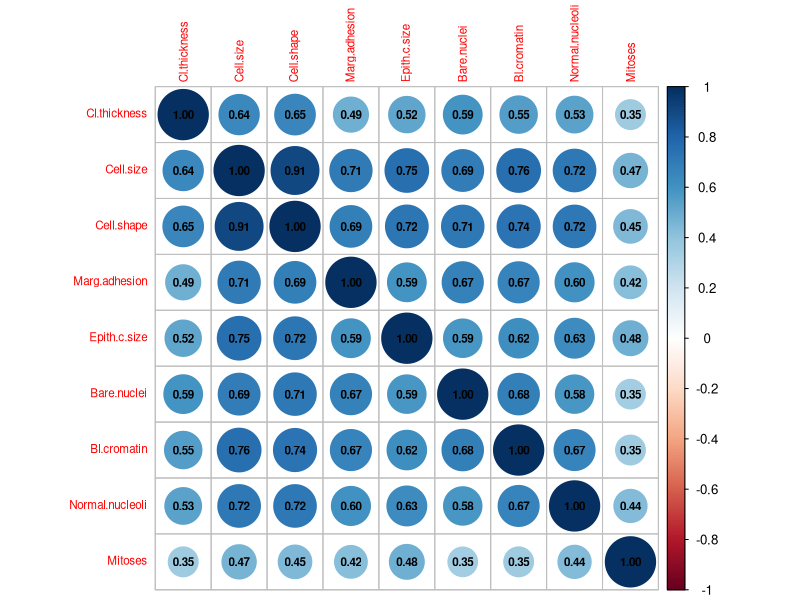
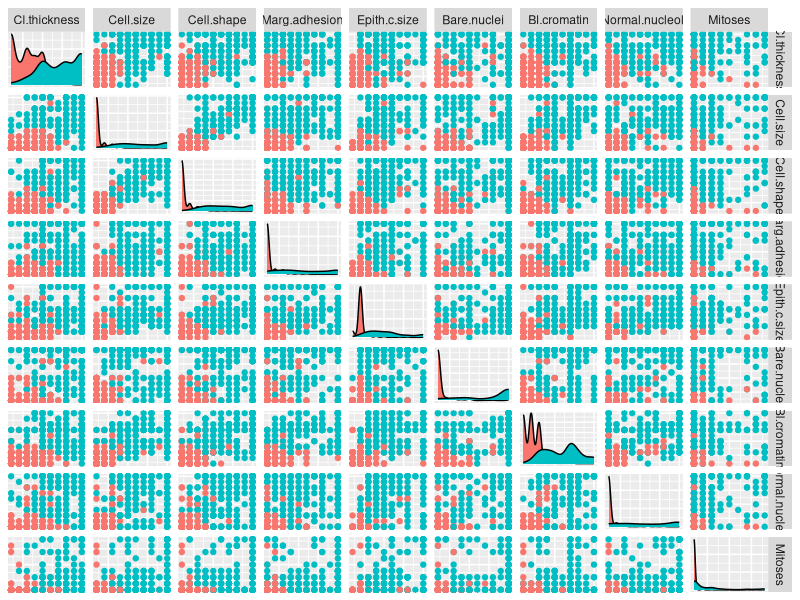
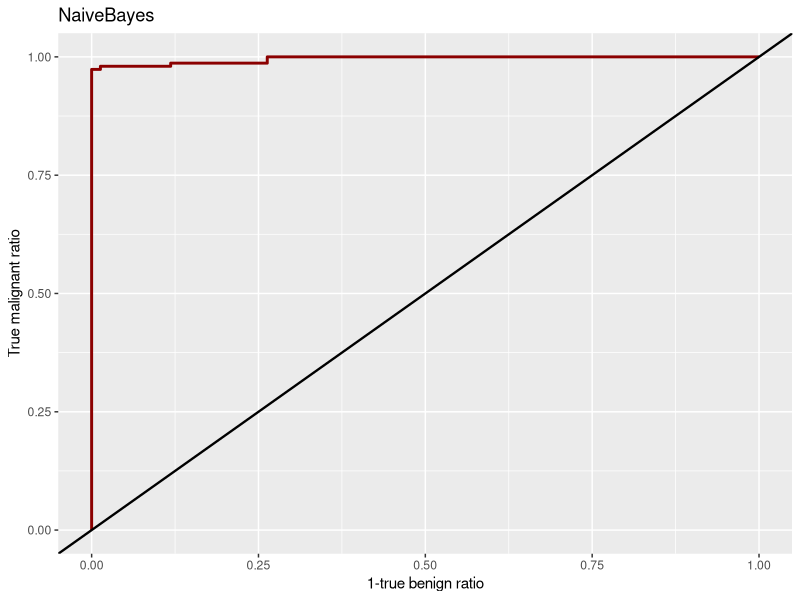
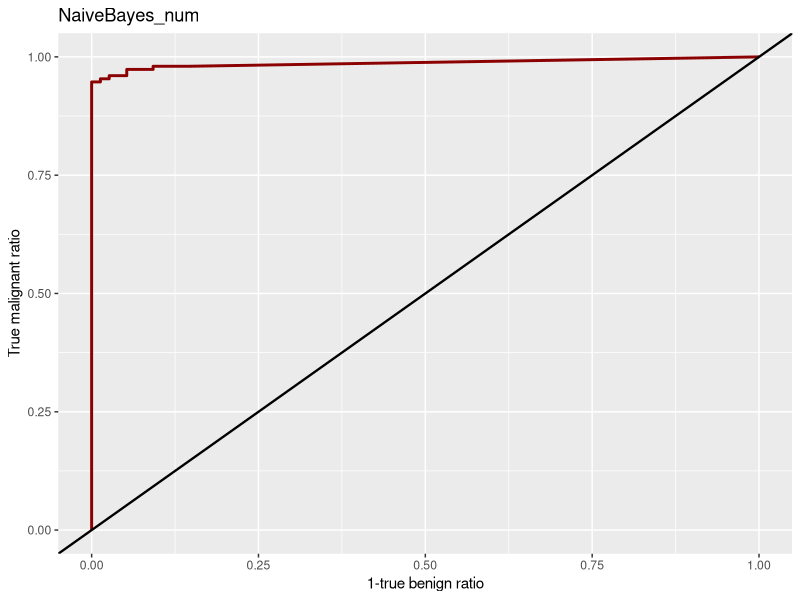
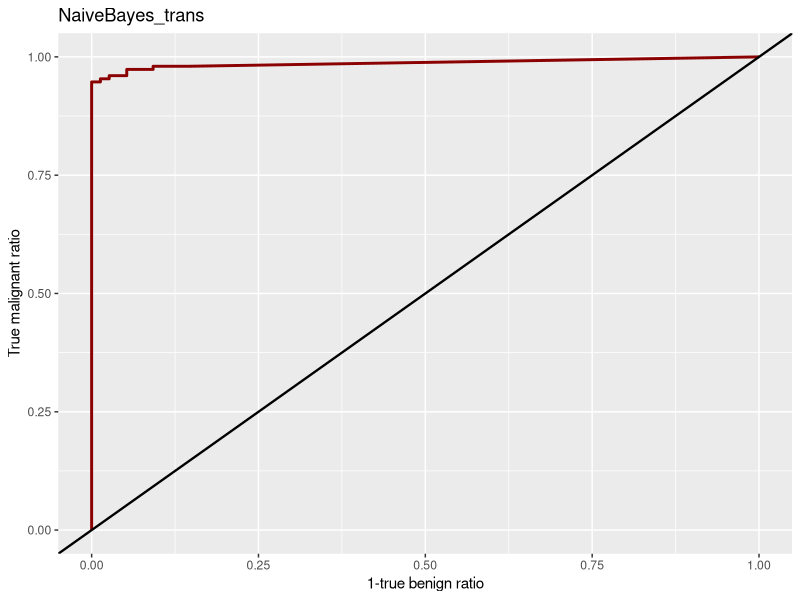
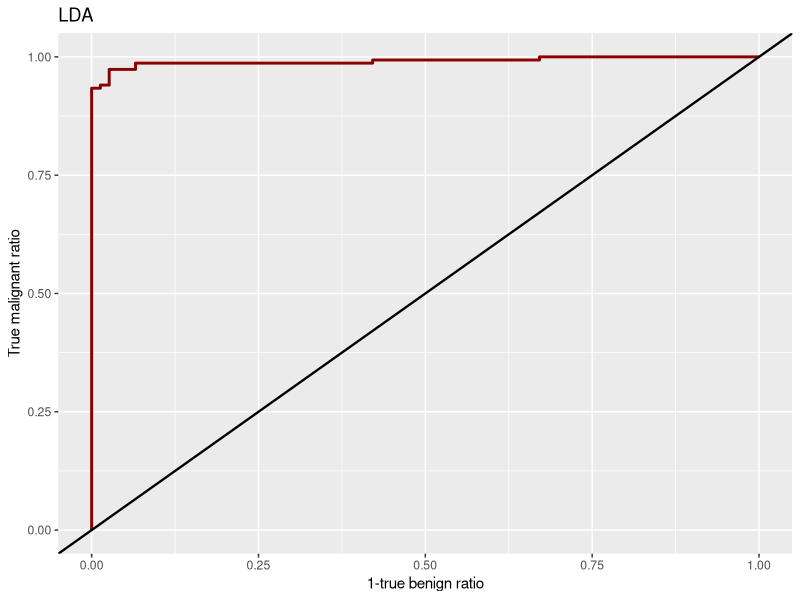
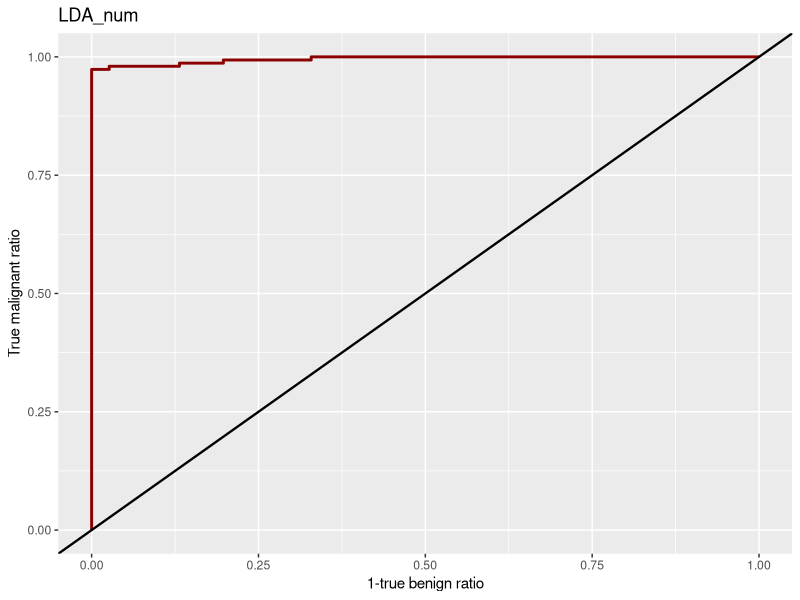
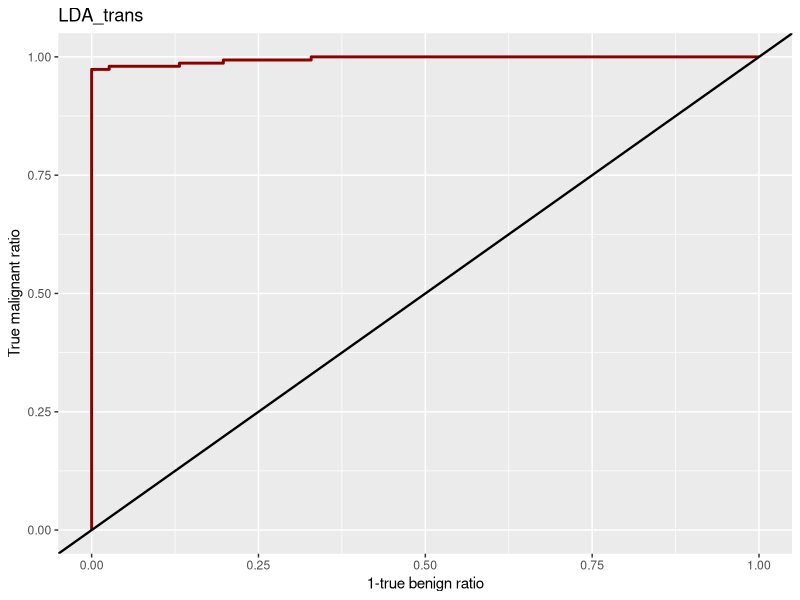

Write R code to recreate these figures, in order.
## ---- chunk 1
knitr::opts_chunk$set(echo = TRUE)
## ---- chunk 2
library(ggplot2)#graficas
library(GGally)#graficas
library(corrplot)#correlaciones
library(mlbench)#datos
library(MASS)#LDA
library(e1071)#Naive Bayes
library(ROCR)#ROC y AUC
## ---- chunk 3
data("BreastCancer")
datos<-BreastCancer[,-1]#Eliminamos identidad
## ---- chunk 4
datos_num <- data.frame(sapply(datos[, c(1:9)], as.numeric))
datos_num$Class=datos$Class
## ---- chunk 5
datos$Class= datos$Class=='malignant'
datos_num$Class=datos$Class
## ---- chunk 6
apply(is.na(datos),2,sum)
which(apply(is.na(datos),1,sum)>0)
datos=datos[-which(apply(is.na(datos),1,sum)>0),]
datos_num=datos_num[-which(apply(is.na(datos_num),1,sum)>0),]
## ---- chunk 7
set.seed(123)
n<- nrow(datos)
nent<- ceiling((2/3)*n)
indient=sample(n,nent)
train=datos[indient,]
test=datos[-indient,]
train_num=datos_num[indient,]
test_num=datos_num[-indient,]
## ---- chunk 8
train_trans=data.frame(scale(train_num[1:9]))
test_trans=data.frame(scale(test_num[1:9], center =apply(train_num[1:9],2,mean),
            scale = apply(train_num[1:9],2,sd)))
train_trans$Class=train_num$Class
test_trans$Class=test_num$Class
## ---- chunk 9
corrplot(cor(datos_num[1:9]), addCoef.col = "black",tl.cex=0.7,number.cex=0.7)
## ---- chunk 10
ggpairs(datos_num, aes(color=Class), columns=1:9,
        upper=list(continuous='points'),axisLabels='none')
## ---- chunk 11
for (i in 1:9){
  print(shapiro.test(datos_num[datos_num$Class==T,i])$p.value)
}
for (i in 1:9){
  print(shapiro.test(datos_num[datos_num$Class==F,i])$p.value)
}
## ---- chunk 12

evaluacion=function(reales=test$Class,probabilidades_pred,titulo='modelo',plot_roc_mc=T){
  pred=probabilidades_pred>0.5
  mc=table(pred,reales)
  precision=sum(diag(mc))/sum(mc)
  sensibilidad=prop.table(mc,2)[2,2]
  especificidad=prop.table(mc,2)[1,1]
  
  #resto uno, la siguiente función esta tomando TRUE como FALSE y viceversa
  prediobj<-prediction(1-probabilidades_pred,as.numeric(reales))
  if (plot_roc_mc){
    
    curva_aux=performance(prediobj, "tpr","fpr")
    curva=cbind.data.frame(curva_aux@x.values[[1]],curva_aux@y.values[[1]])
    colnames(curva)=c('x','y')
    #invierto x e y, pues la anterior función tomaba TRUE como FALSE y viceversa
    print(ggplot(curva,aes(y,x))+geom_line(col='red4',size=1)+geom_abline(intercept = 0,size=0.8)+xlab('1-true benign ratio')+
    ylab('True malignant ratio')+ggtitle(titulo)
)
    
    print(mc)
  }

auc<- 1- as.numeric(performance(prediobj,"auc")@y.values)
medidas=t(data.frame(c(precision,sensibilidad,especificidad,auc)))
row.names(medidas)=titulo
colnames(medidas)=c('precision','sensibilidad','especificidad','auc')
return(list(medidas,mc))
  
}
## ---- chunk 13
NaiveBayes = naiveBayes(formula = Class ~ .,data=train)#Ajustamos modelo.
prob=predict(NaiveBayes,test,type = 'raw')[,2]#Estimamos probabilidades de test.
## ---- chunk 14
(evaluaciones=evaluacion(test$Class,prob,'NaiveBayes')[[1]])
## ---- chunk 15
NaiveBayes_num = naiveBayes(formula = Class ~ .,data=train_num)#Ajustamos modelo.
prob=predict(NaiveBayes_num,test_num,type = 'raw')[,2]#Estimamos probabilidades de test.
(evaluaciones=rbind(evaluaciones,evaluacion(test_num$Class,prob,'NaiveBayes_num')[[1]]))
## ---- chunk 16
NaiveBayes_trans = naiveBayes(formula = Class ~ .,data=train_trans)#Ajustamos modelo.
prob=predict(NaiveBayes_trans,test_trans,type = 'raw')[,2]#Estimamos probabilidades de test.
(evaluaciones=rbind(evaluaciones,evaluacion(test_trans$Class,prob,'NaiveBayes_trans')[[1]]))
## ---- chunk 17
LDA=lda(Class~.,data=train)#Ajustamos modelo.
predicciones=predict(LDA,test)
prob=predicciones$posterior[,2]#Estimación probabilidades de test.
(evaluaciones=rbind(evaluaciones,evaluacion(test$Class,prob,'LDA')[[1]]))
## ---- chunk 18
LDA_num=lda(Class~.,data=train_num)#Ajustamos modelo.
predicciones=predict(LDA_num,test_num)
prob=predicciones$posterior[,2]#Estimación probabilidades de test.
(evaluaciones=rbind(evaluaciones,evaluacion(test_num$Class,prob,'LDA_num')[[1]]))
## ---- chunk 19
LDA_trans=lda(Class~.,data=train_trans)#Ajustamos modelo.
predicciones=predict(LDA_trans,test_trans)
prob=predicciones$posterior[,2]#Estimación probabilidades de test.
(evaluaciones=rbind(evaluaciones,evaluacion(test_trans$Class,prob,'LDA_trans')[[1]]))
## ---- chunk 20
prob=predict(NaiveBayes,test,type = 'raw')[,2]#Estimamos probabilidades de test.
sum(prob>0.5)
sum(prob>=0.5)#Comprobamos si hay algun elemento en la frontera.
## ---- chunk 21
sum(prob>0.75)
## ---- chunk 22
evaluacion(test$Class,prob,'NaiveBayes',F)[[2]]
